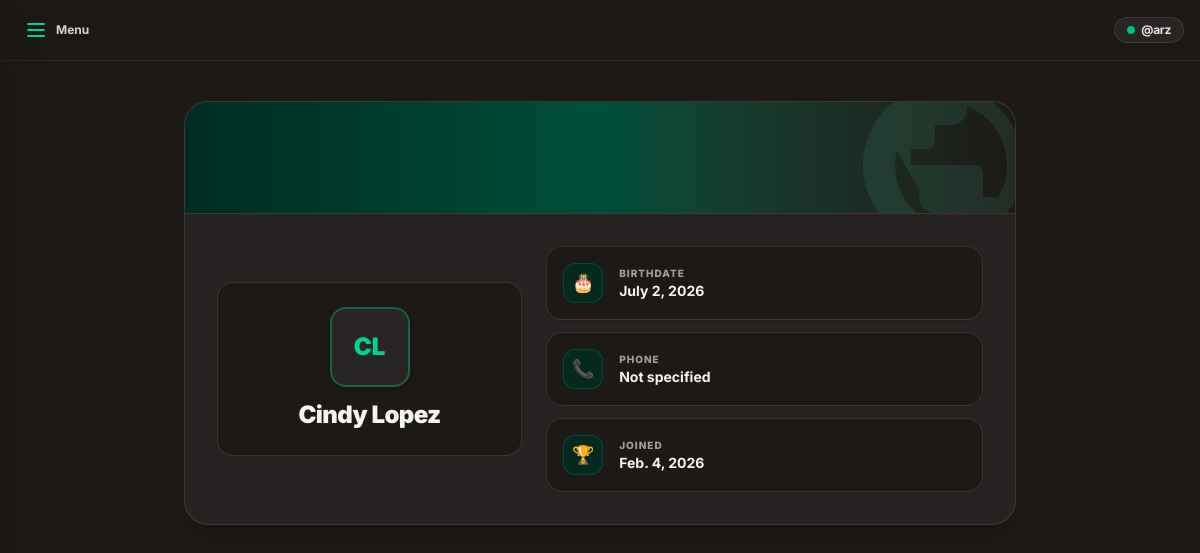
The app's page /view_member/details/2/ with its own data.
### schedule_app/models.py (models this page shows, shortened)
class Member(models.Model):
      ROLE_CHOICES = [
        ('ADMIN', 'Administrator'),
        ('MEMBER', 'Member'),
    ]
      user = models.OneToOneField(User, on_delete=models.CASCADE)
      role = models.CharField(
        max_length=10,
        choices=ROLE_CHOICES,
        default='MEMBER'
    )
      phone = models.CharField(max_length=20, null=True, blank=True)
      birth_date = models.DateField(null=True, blank=True)
      joined_date = models.DateField(auto_now_add=True, null=True)

### schedule_app/views.py (the view)
# urls.py: path('view_member/details/<int:id>/', views.details, name='details'),
def details(request, id):
  mymembers = Member.objects.select_related('user').get(id=id)
  context = {'mymembers': mymembers}
  return render(request, 'details.html', context)

### schedule_app/templates/details.html (shortened to what this page needs)
{% extends 'master.html' %}
{% block content %}
{% include 'includes/sidebar.html' %}
{% include 'includes/logoutmodal.html' %}
<div class="min-h-screen bg-stone-900 text-stone-100 antialiased font-['Inter',sans-serif] flex flex-col relative selection:bg-emerald-800 selection:text-emerald-100 transition-colors duration-200">
    <main class="max-w-4xl mx-auto px-4 sm:px-6 lg:px-8 py-10 flex-1 w-full space-y-6">
        <div class="bg-stone-800/90 border border-stone-700/80 rounded-3xl shadow-xl overflow-hidden relative">
            <div class="h-28 bg-gradient-to-r from-emerald-950 via-emerald-900 to-stone-900 border-b border-stone-700/80 relative flex items-start justify-end p-4 overflow-hidden">
                <div class="absolute -right-6 -bottom-12 opacity-10 pointer-events-none">
                </div>
            </div>
            <div class="p-6 sm:p-8 space-y-6 relative z-10">
                <div class="grid grid-cols-1 lg:grid-cols-12 gap-6 items-center">
                    <div class="lg:col-span-5 bg-stone-900/90 border border-stone-700/70 rounded-2xl p-6 text-center space-y-3 shadow-inner flex flex-col items-center justify-center">
                        <div class="w-20 h-20 mx-auto rounded-2xl bg-stone-800 border-2 border-emerald-500/40 text-emerald-400 text-2xl font-black flex items-center justify-center shadow-md">
                            {% if mymembers.user.first_name %}
                                {{ mymembers.user.first_name|slice:":1" }}{{ mymembers.user.last_name|slice:":1" }}
                            {% else %}
                                {{ mymembers.user.username|slice:":1"|upper }}
                            {% endif %}
                        </div>
                        <h1 class="text-2xl font-black text-stone-100 tracking-tight">
                            {% if mymembers.user.first_name %}
                                {{ mymembers.user.first_name }} {{ mymembers.user.last_name }}
                            {% else %}
                                {{ mymembers.user.username }}
                            {% endif %}
                        </h1>
                    </div>
                    <div class="lg:col-span-7 space-y-3">
                        <div class="p-4 bg-stone-900/90 border border-stone-700/70 rounded-2xl flex items-center gap-4 shadow-sm hover:border-emerald-600/40 transition-colors">
                            <div class="w-10 h-10 rounded-xl bg-emerald-950/80 border border-emerald-800/60 flex items-center justify-center text-lg flex-none shadow-xs">
                                🎂
                            </div>
                            <div class="min-w-0 flex-1">
                                <span class="text-[10px] font-extrabold uppercase tracking-widest text-stone-400 block">Birthdate</span>
                                <p class="font-bold text-stone-100 text-sm truncate">
                                    {{ mymembers.birth_date|default:"Not specified" }}
                                </p>
                            </div>
                        </div>
                        <div class="p-4 bg-stone-900/90 border border-stone-700/70 rounded-2xl flex items-center gap-4 shadow-sm hover:border-emerald-600/40 transition-colors">
                            <div class="w-10 h-10 rounded-xl bg-emerald-950/80 border border-emerald-800/60 flex items-center justify-center text-lg flex-none shadow-xs">
                                📞
                            </div>
                            <div class="min-w-0 flex-1">
                                <span class="text-[10px] font-extrabold uppercase tracking-widest text-stone-400 block">Phone</span>
                                <p class="font-bold text-stone-100 text-sm truncate">
                                    {{ mymembers.phone|default:"Not specified" }}
                                </p>
                            </div>
                        </div>
                        <div class="p-4 bg-stone-900/90 border border-stone-700/70 rounded-2xl flex items-center gap-4 shadow-sm hover:border-emerald-600/40 transition-colors">
                            <div class="w-10 h-10 rounded-xl bg-emerald-950/80 border border-emerald-800/60 flex items-center justify-center text-lg flex-none shadow-xs">
                                🏆
                            </div>
                            <div class="min-w-0 flex-1">
                                <span class="text-[10px] font-extrabold uppercase tracking-widest text-stone-400 block">Joined</span>
                                <p class="font-bold text-stone-100 text-sm truncate">
                                    {{ mymembers.joined_date|default:"Not specified" }}
                                </p>
                            </div>
                        </div>
                    </div>
                </div>
            </div>
        </div>
    </main>
</div>
{% endblock %}

### records on screen
Member: user.first_name "C", user.last_name "L", user.first_name "Cindy", user.last_name "Lopez", birth_date "July 2, 2026", phone "Not specified", joined_date "Feb. 4, 2026"

### other values on screen
{{ user.username|default:"arz" }} "arz"
